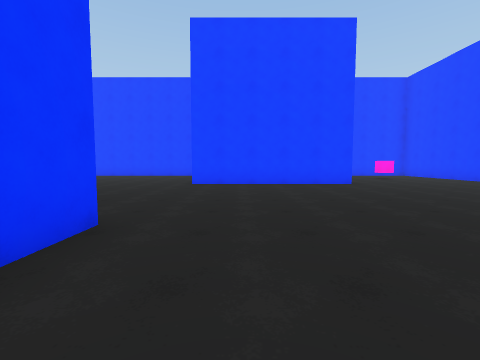
View 1 (above)

19 first-person views from a walk through a Unity game level. The camera is 1.3 m above the floor, tilts 4° down and sees 90° across. The floor is counted in squares, 2 m on a side. Each view is taken from the middle of a square. On the plan, view 1 faces up. The plan holds only what a view shows up to about 9 squares ahead; the rest is blank. The place goes on beyond the plan.

View 2
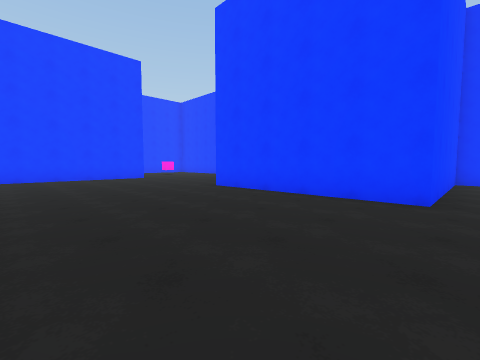

View 3
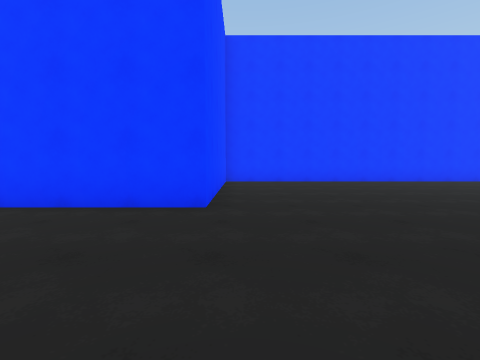

View 4
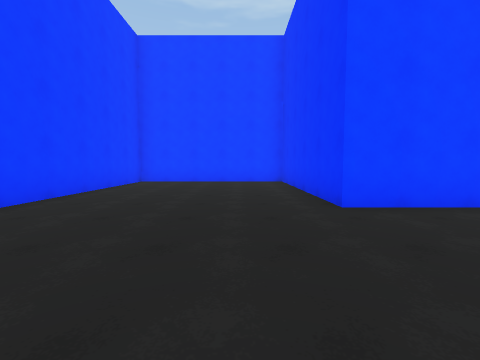

View 5
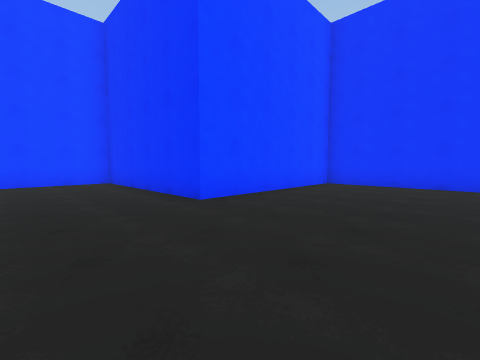

View 6
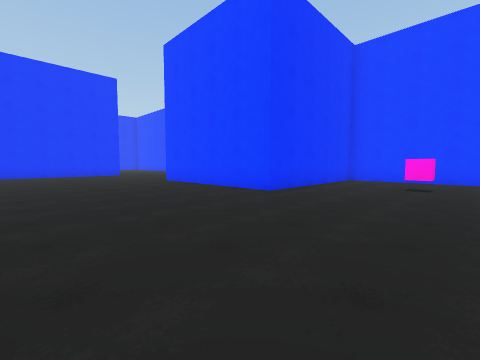

View 7
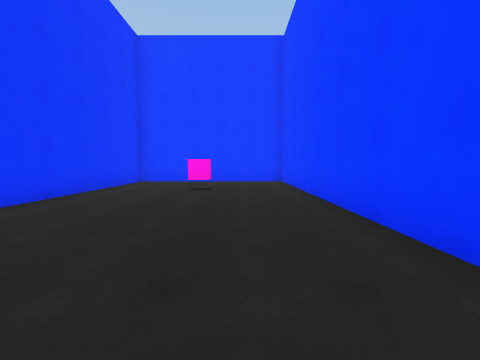

View 8
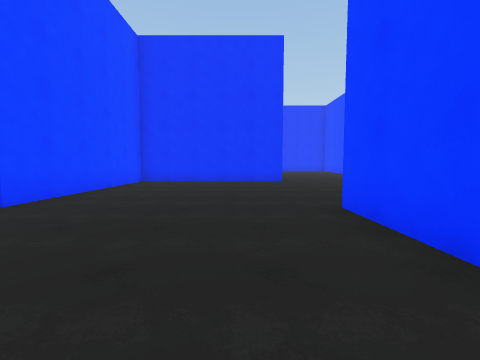

View 9
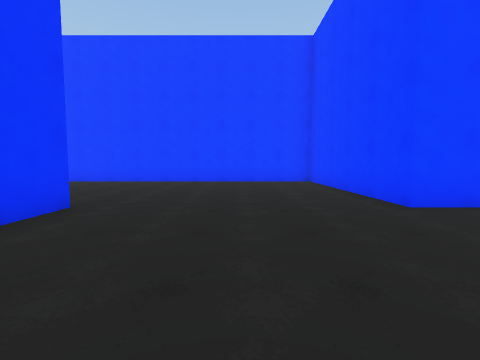

View 10
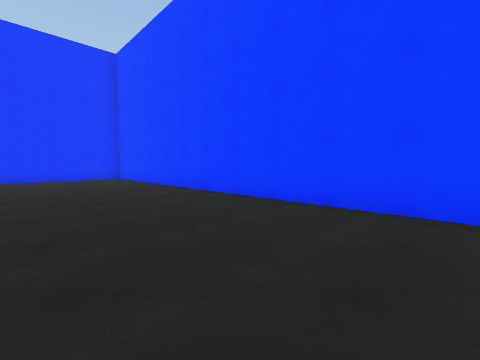

View 11
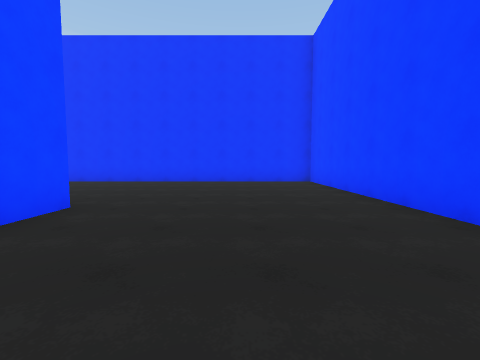

View 12
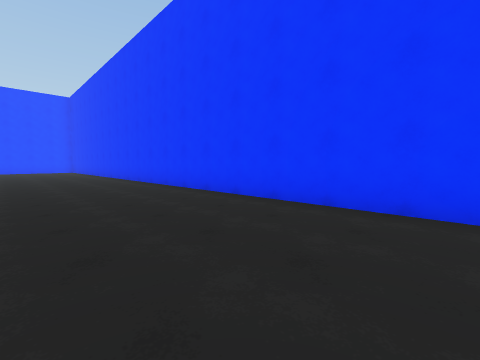

View 13
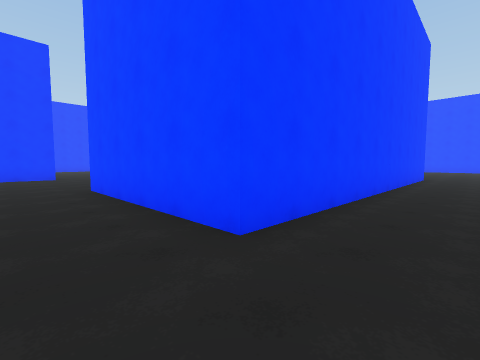

View 14
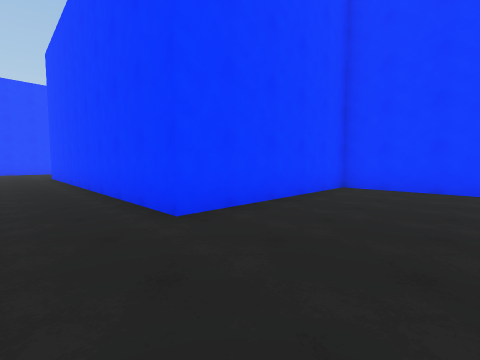

View 15
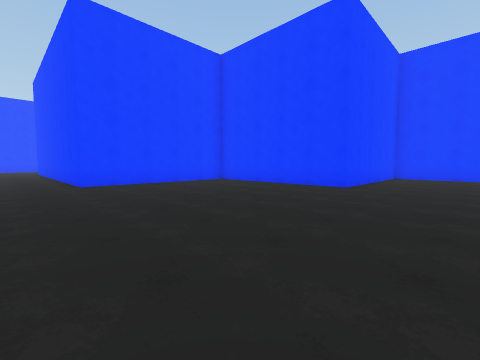

View 16
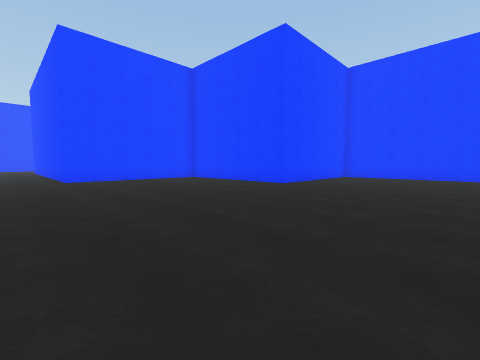

View 17
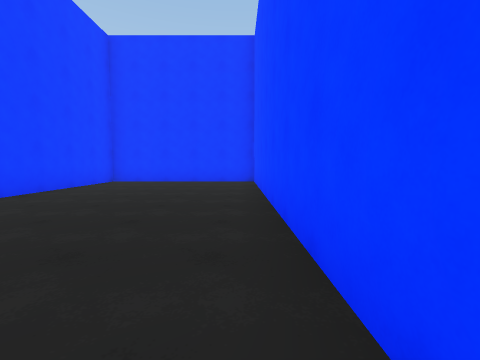

View 18
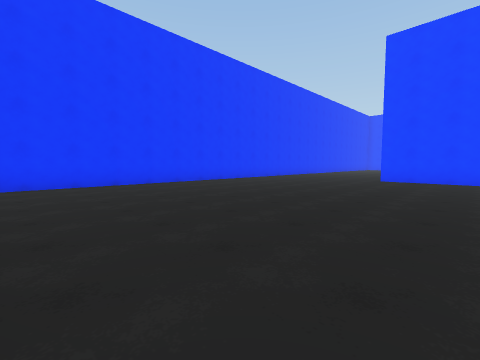

View 19
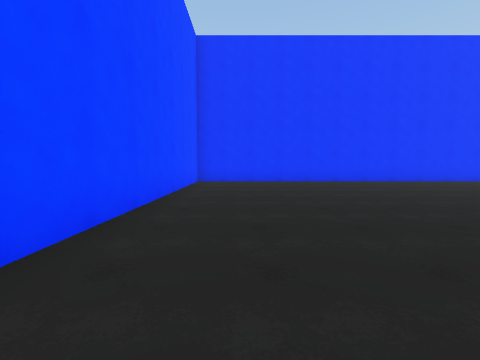

### Floor plan
Points are (right, up) in squares from view 1. A wall is a line through its corners. A room is listed if a view was taken in it or the views show most of it. See-through windows are left out.
Room 1 (views 1, 2, 3, 4, 5, 6, 7, 8, 9, 10, 11, 12, 13, 14, 15, 16, 17, 18, 19)
walls: (-1.5, -3.9) (-1.5, -7.5) (-6.5, -7.5) (-6.5, -2.4) (-11.5, -2.4) (-11.5, 7.5) (-6.5, 7.5) (-6.5, 2.5) (-1.5, 2.5) (-1.5, 1.4); (8.5, 5.4) (8.5, 12.5) (3.5, 12.5) (3.5, 7.5) (-1.5, 7.5) (-1.5, 12.5) (-16.5, 12.5) (-16.5, -12.5) (-1.5, -12.5) (-1.5, -7.5) (3.5, -7.5) (3.5, -12.5) (8.5, -12.5) (8.5, -2.4) (3.5, -2.4) (3.5, 2.5)
objects: pink cube (6, 10)

Where each view was taken, in squares from view 1:
view 1: 0 up, 0 right, facing up
view 2: 3 down, 1 left, facing up-right
view 3: 3 down, 0 right, facing right
view 4: 4 down, 5 right, facing down
view 5: 4 down, 6 right, facing down-left
view 6: 3 up, 7 right, facing up-left
view 7: 4 up, 7 right, facing up
view 8: 6 up, 2 right, facing left
view 9: 4 up, 4 left, facing up
view 10: 9 up, 6 left, facing up-left
view 11: 10 up, 8 left, facing left
view 12: 7 up, 13 left, facing down-left
view 13: 9 up, 13 left, facing down-right
view 14: 5 down, 13 left, facing up-right
view 15: 10 down, 13 left, facing up-right
view 16: 12 down, 13 left, facing up-right
view 17: 12 down, 10 left, facing right
view 18: 12 down, 9 left, facing up-left
view 19: 11 down, 8 left, facing left
